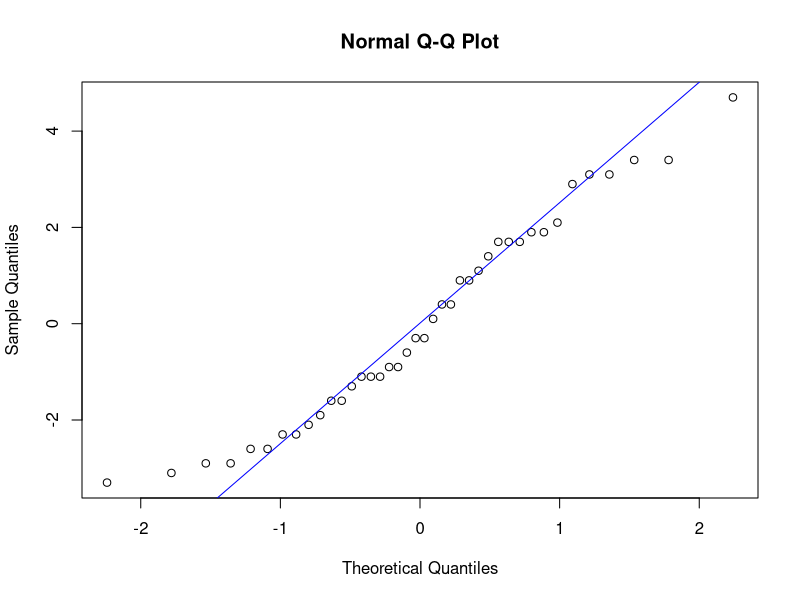
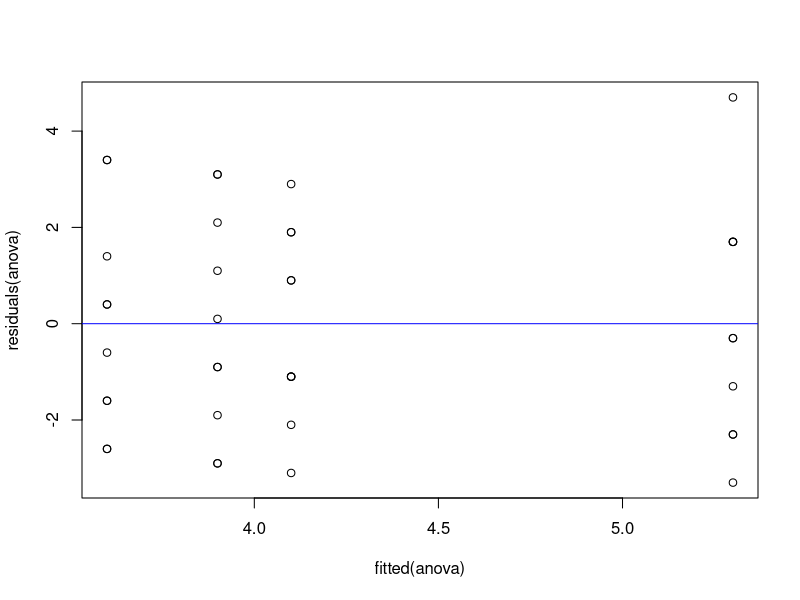
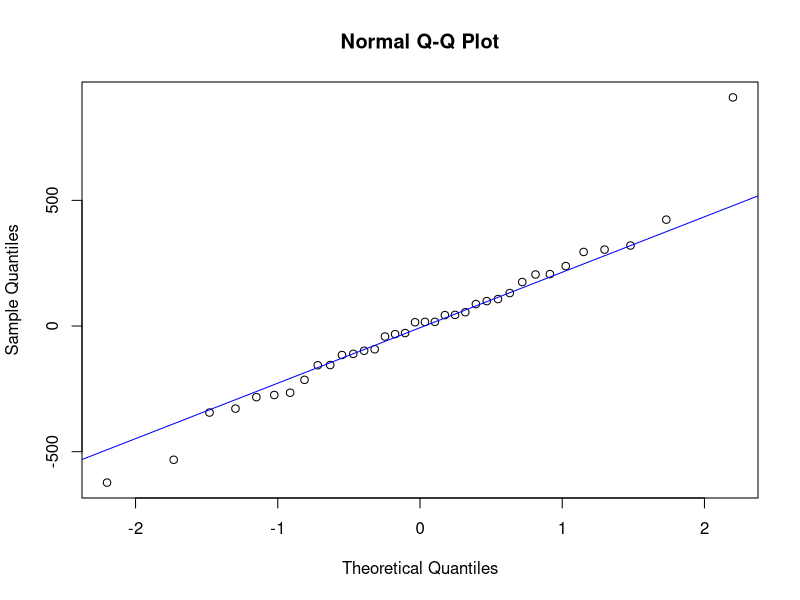
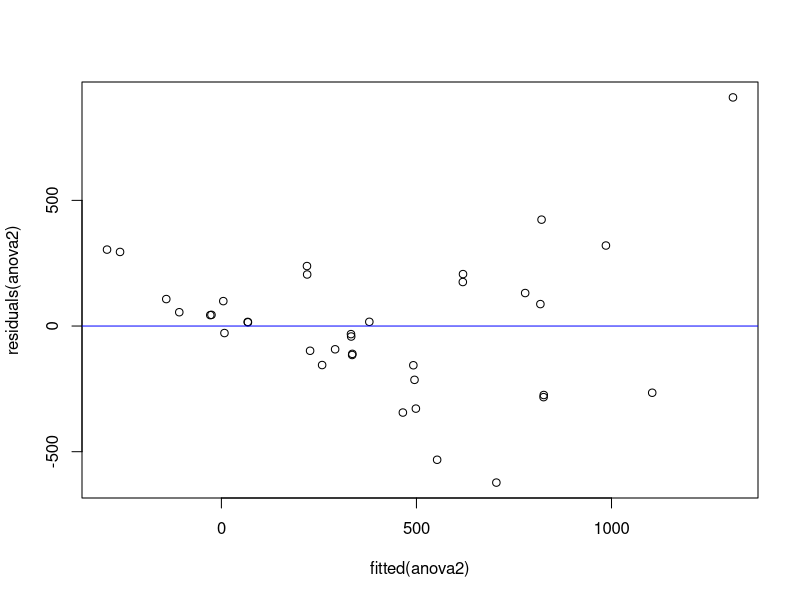

These figures' R source, in order: (Note: this script raises an error after producing the figures.)
# ANOVA one way 

rm(list = ls())

######## Completely randomized design #####

# dataset imput
cars <- data.frame(type = factor(c(rep('subcompact',10),rep('compact',10), 
                              rep('midsize',10), rep('full size',10))),
                     obs = c(3,5,3,7,6,5,3,2,1,6,1,3,4,7,5,6,3,2,1,7,
                             4,1,3,5,7,1,2,4,2,7,3,5,7,5,10,3,4,7,2,7)
                     )

# anova assumpsions:
anova <- aov(obs~type, data = cars)

  # residuals normality
qqnorm(residuals(anova))
qqline(residuals(anova), col = 'blue')
shapiro.test(residuals(anova))

  # homogeneity of variance
plot(fitted(anova), residuals(anova))
abline(h=0, col='blue')
bartlett.test(obs~type, cars)

# anova analysis
summary(anova)


##### causality blocks ######

# data imput
resp <- data.frame(algor = factor(c(rep(1,6), rep(2,6), rep(3,6), rep(4,6),
                                    rep(5,6), rep(6,6))),
                   bloc = factor(c(rep(1:6,6))),
                   proj = c(1244,21,82,2221,905,839,281,129,396,1306,336,910,
                            220,84,458,543,300,794,225,83,425,552,291,826,
                            19,11,-34,121,15,103,-20,35,-53,170,104,199))

# anova assumpsions:
anova2 <- aov(proj~algor+bloc, data = resp)
  # residuals normality
qqnorm(residuals(anova2))
qqline(residuals(anova2), col='blue')
#shapiro.test(residuals(anova2))

  # homogeneity of variance
plot(fitted(anova2), residuals(anova2))
abline(h=0, col='blue')
#bartlett.test(proj~algor, data=resp)

# anova analysis
summary(anova2)
tukey <- HSD.test(anova2, 'algor')
tukey$groups


##### latin square #####

# data imput
dados <- data.frame(ordem = factor(c(rep(1,4), rep(2,4), rep(3,4), rep(4,4))),
                    oper = factor(c(rep(1:4,4))), tipo = factor(c('C','D','A',
                    'B','B','C','D','A','A','B','C','D','D','A','B','C')),
                    x = c(10,14,7,8,7,18,11,8,5,10,11,9,10,10,12,14))

# anova analysis
anova3 <- aov(x~ordem+oper+tipo, data = dados)
summary(anova3)
